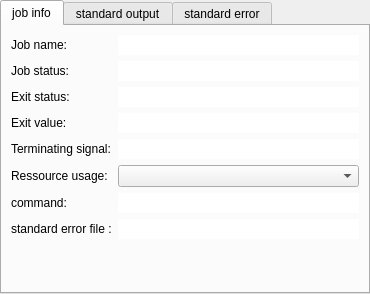
<?xml version="1.0" encoding="UTF-8"?>
<ui version="4.0">
 <class>JobInfo</class>
 <widget class="QTabWidget" name="JobInfo">
  <property name="geometry">
   <rect>
    <x>0</x>
    <y>0</y>
    <width>370</width>
    <height>294</height>
   </rect>
  </property>
  <property name="windowTitle">
   <string>TabWidget</string>
  </property>
  <property name="currentIndex">
   <number>0</number>
  </property>
  <widget class="QWidget" name="tab_job_info">
   <attribute name="title">
    <string>job info</string>
   </attribute>
   <layout class="QFormLayout" name="formLayout">
    <item row="0" column="0">
     <widget class="QLabel" name="label_3">
      <property name="text">
       <string>Job name:</string>
      </property>
     </widget>
    </item>
    <item row="1" column="0">
     <widget class="QLabel" name="label_8">
      <property name="text">
       <string>Job status:</string>
      </property>
     </widget>
    </item>
    <item row="0" column="1">
     <widget class="QLineEdit" name="job_name">
      <property name="frame">
       <bool>false</bool>
      </property>
      <property name="readOnly">
       <bool>true</bool>
      </property>
     </widget>
    </item>
    <item row="1" column="1">
     <widget class="QLineEdit" name="job_status">
      <property name="frame">
       <bool>false</bool>
      </property>
      <property name="readOnly">
       <bool>true</bool>
      </property>
     </widget>
    </item>
    <item row="2" column="1">
     <widget class="QLineEdit" name="exit_status">
      <property name="frame">
       <bool>false</bool>
      </property>
      <property name="readOnly">
       <bool>true</bool>
      </property>
     </widget>
    </item>
    <item row="2" column="0">
     <widget class="QLabel" name="label_5">
      <property name="text">
       <string>Exit status:</string>
      </property>
     </widget>
    </item>
    <item row="3" column="1">
     <widget class="QLineEdit" name="exit_value">
      <property name="frame">
       <bool>false</bool>
      </property>
     </widget>
    </item>
    <item row="3" column="0">
     <widget class="QLabel" name="label_7">
      <property name="text">
       <string>Exit value:</string>
      </property>
     </widget>
    </item>
    <item row="5" column="0">
     <widget class="QLabel" name="label">
      <property name="text">
       <string>Ressource usage:</string>
      </property>
     </widget>
    </item>
    <item row="6" column="1">
     <widget class="QLineEdit" name="command">
      <property name="frame">
       <bool>false</bool>
      </property>
      <property name="readOnly">
       <bool>true</bool>
      </property>
     </widget>
    </item>
    <item row="6" column="0">
     <widget class="QLabel" name="label_6">
      <property name="text">
       <string>command:</string>
      </property>
     </widget>
    </item>
    <item row="7" column="1">
     <widget class="QLineEdit" name="stderr_path">
      <property name="frame">
       <bool>false</bool>
      </property>
      <property name="readOnly">
       <bool>true</bool>
      </property>
     </widget>
    </item>
    <item row="7" column="0">
     <widget class="QLabel" name="label_4">
      <property name="text">
       <string>standard error file :</string>
      </property>
     </widget>
    </item>
    <item row="4" column="0">
     <widget class="QLabel" name="label_2">
      <property name="text">
       <string>Terminating signal:</string>
      </property>
     </widget>
    </item>
    <item row="4" column="1">
     <widget class="QLineEdit" name="term_signal">
      <property name="frame">
       <bool>false</bool>
      </property>
      <property name="readOnly">
       <bool>true</bool>
      </property>
     </widget>
    </item>
    <item row="5" column="1">
     <widget class="QComboBox" name="resource_usage"/>
    </item>
   </layout>
  </widget>
  <widget class="QWidget" name="tab_stdin">
   <attribute name="title">
    <string>standard output</string>
   </attribute>
   <layout class="QVBoxLayout" name="verticalLayout">
    <item>
     <widget class="QScrollArea" name="scrollArea">
      <property name="widgetResizable">
       <bool>true</bool>
      </property>
      <widget class="QWidget" name="scrollAreaWidgetContents">
       <property name="geometry">
        <rect>
         <x>0</x>
         <y>0</y>
         <width>344</width>
         <height>248</height>
        </rect>
       </property>
       <layout class="QVBoxLayout" name="verticalLayout_3">
        <item>
         <widget class="QLabel" name="stdout_file_contents">
          <property name="text">
           <string>TextLabel</string>
          </property>
          <property name="alignment">
           <set>Qt::AlignLeading|Qt::AlignLeft|Qt::AlignTop</set>
          </property>
         </widget>
        </item>
       </layout>
      </widget>
     </widget>
    </item>
   </layout>
  </widget>
  <widget class="QWidget" name="tab_stderr">
   <attribute name="title">
    <string>standard error</string>
   </attribute>
   <layout class="QVBoxLayout" name="verticalLayout_2">
    <item>
     <widget class="QScrollArea" name="scrollArea_2">
      <property name="widgetResizable">
       <bool>true</bool>
      </property>
      <widget class="QWidget" name="scrollAreaWidgetContents_2">
       <property name="geometry">
        <rect>
         <x>0</x>
         <y>0</y>
         <width>344</width>
         <height>248</height>
        </rect>
       </property>
       <layout class="QHBoxLayout" name="horizontalLayout">
        <item>
         <widget class="QLabel" name="stderr_file_contents">
          <property name="text">
           <string>TextLabel</string>
          </property>
          <property name="alignment">
           <set>Qt::AlignLeading|Qt::AlignLeft|Qt::AlignTop</set>
          </property>
         </widget>
        </item>
       </layout>
      </widget>
     </widget>
    </item>
   </layout>
  </widget>
 </widget>
 <resources/>
 <connections/>
</ui>
